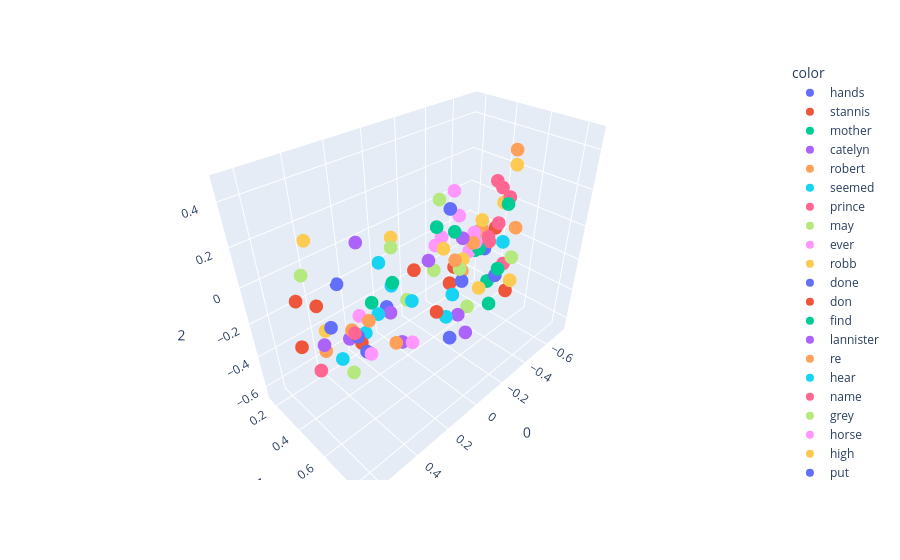

The notebook cell saved with this chart:
### Code cell
import plotly.express as px
fig = px.scatter_3d(X[200:300],x=0,y=1,z=2, color=y[200:300])
fig.show()

### Figure 1 — Plotly figure (JSON) as saved in the notebook; plotly's stock layout.template omitted (floating-point values rounded to 4 significant figures)
{"data": [{"hovertemplate": "color=hands<br>0=%{x}<br>1=%{y}<br>2=%{z}<extra></extra>", "legendgroup": "hands", "marker": {"color": "#636efa", "symbol": "circle"}, "mode": "markers", "name": "hands", "scene": "scene", "showlegend": true, "type": "scatter3d", "x": [0.2979], "y": [0.44], "z": [-0.4244]}, {"hovertemplate": "color=stannis<br>0=%{x}<br>1=%{y}<br>2=%{z}<extra></extra>", "legendgroup": "stannis", "marker": {"color": "#EF553B", "symbol": "circle"}, "mode": "markers", "name": "stannis", "scene": "scene", "showlegend": true, "type": "scatter3d", "x": [-0.4111], "y": [0.6043], "z": [0.02824]}, {"hovertemplate": "color=mother<br>0=%{x}<br>1=%{y}<br>2=%{z}<extra></extra>", "legendgroup": "mother", "marker": {"color": "#00cc96", "symbol": "circle"}, "mode": "markers", "name": "mother", "scene": "scene", "showlegend": true, "type": "scatter3d", "x": [-0.4593], "y": [0.4728], "z": [-0.1744]}, {"hovertemplate": "color=catelyn<br>0=%{x}<br>1=%{y}<br>2=%{z}<extra></extra>", "legendgroup": "catelyn", "marker": {"color": "#ab63fa", "symbol": "circle"}, "mode": "markers", "name": "catelyn", "scene": "scene", "showlegend": true, "type": "scatter3d", "x": [-0.2617], "y": [0.2929], "z": [-0.2424]}, {"hovertemplate": "color=robert<br>0=%{x}<br>1=%{y}<br>2=%{z}<extra></extra>", "legendgroup": "robert", "marker": {"color": "#FFA15A", "symbol": "circle"}, "mode": "markers", "name": "robert", "scene": "scene", "showlegend": true, "type": "scatter3d", "x": [-0.5285], "y": [0.4283], "z": [-0.1003]}, {"hovertemplate": "color=seemed<br>0=%{x}<br>1=%{y}<br>2=%{z}<extra></extra>", "legendgroup": "seemed", "marker": {"color": "#19d3f3", "symbol": "circle"}, "mode": "markers", "name": "seemed", "scene": "scene", "showlegend": true, "type": "scatter3d", "x": [-0.03185], "y": [0.404], "z": [-0.3248]}, {"hovertemplate": "color=prince<br>0=%{x}<br>1=%{y}<br>2=%{z}<extra></extra>", "legendgroup": "prince", "marker": {"color": "#FF6692", "symbol": "circle"}, "mode": "markers", "name": "prince", "scene": "scene", "showlegend": true, "type": "scatter3d", "x": [-0.5535], "y": [0.4137], "z": [-0.1262]}, {"hovertemplate": "color=may<br>0=%{x}<br>1=%{y}<br>2=%{z}<extra></extra>", "legendgroup": "may", "marker": {"color": "#B6E880", "symbol": "circle"}, "mode": "markers", "name": "may", "scene": "scene", "showlegend": true, "type": "scatter3d", "x": [-0.551], "y": [0.4525], "z": [-0.1605]}, {"hovertemplate": "color=ever<br>0=%{x}<br>1=%{y}<br>2=%{z}<extra></extra>", "legendgroup": "ever", "marker": {"color": "#FF97FF", "symbol": "circle"}, "mode": "markers", "name": "ever", "scene": "scene", "showlegend": true, "type": "scatter3d", "x": [-0.4544], "y": [0.4513], "z": [-0.1419]}, {"hovertemplate": "color=robb<br>0=%{x}<br>1=%{y}<br>2=%{z}<extra></extra>", "legendgroup": "robb", "marker": {"color": "#FECB52", "symbol": "circle"}, "mode": "markers", "name": "robb", "scene": "scene", "showlegend": true, "type": "scatter3d", "x": [-0.3881], "y": [0.425], "z": [-0.2303]}, {"hovertemplate": "color=done<br>0=%{x}<br>1=%{y}<br>2=%{z}<extra></extra>", "legendgroup": "done", "marker": {"color": "#636efa", "symbol": "circle"}, "mode": "markers", "name": "done", "scene": "scene", "showlegend": true, "type": "scatter3d", "x": [-0.4702], "y": [0.5832], "z": [-0.2969]}, {"hovertemplate": "color=don<br>0=%{x}<br>1=%{y}<br>2=%{z}<extra></extra>", "legendgroup": "don", "marker": {"color": "#EF553B", "symbol": "circle"}, "mode": "markers", "name": "don", "scene": "scene", "showlegend": true, "type": "scatter3d", "x": [-0.4609], "y": [0.3005], "z": [-0.3784]}, {"hovertemplate": "color=find<br>0=%{x}<br>1=%{y}<br>2=%{z}<extra></extra>", "legendgroup": "find", "marker": {"color": "#00cc96", "symbol": "circle"}, "mode": "markers", "name": "find", "scene": "scene", "showlegend": true, "type": "scatter3d", "x": [-0.3892], "y": [0.618], "z": [-0.4234]}, {"hovertemplate": "color=lannister<br>0=%{x}<br>1=%{y}<br>2=%{z}<extra></extra>", "legendgroup": "lannister", "marker": {"color": "#ab63fa", "symbol": "circle"}, "mode": "markers", "name": "lannister", "scene": "scene", "showlegend": true, "type": "scatter3d", "x": [-0.3988], "y": [0.409], "z": [-0.1116]}, {"hovertemplate": "color=re<br>0=%{x}<br>1=%{y}<br>2=%{z}<extra></extra>", "legendgroup": "re", "marker": {"color": "#FFA15A", "symbol": "circle"}, "mode": "markers", "name": "re", "scene": "scene", "showlegend": true, "type": "scatter3d", "x": [-0.3668], "y": [0.4403], "z": [-0.2885]}, {"hovertemplate": "color=hear<br>0=%{x}<br>1=%{y}<br>2=%{z}<extra></extra>", "legendgroup": "hear", "marker": {"color": "#19d3f3", "symbol": "circle"}, "mode": "markers", "name": "hear", "scene": "scene", "showlegend": true, "type": "scatter3d", "x": [-0.1874], "y": [0.4976], "z": [-0.4669]}, {"hovertemplate": "color=name<br>0=%{x}<br>1=%{y}<br>2=%{z}<extra></extra>", "legendgroup": "name", "marker": {"color": "#FF6692", "symbol": "circle"}, "mode": "markers", "name": "name", "scene": "scene", "showlegend": true, "type": "scatter3d", "x": [-0.5569], "y": [0.5667], "z": [-0.2719]}, {"hovertemplate": "color=grey<br>0=%{x}<br>1=%{y}<br>2=%{z}<extra></extra>", "legendgroup": "grey", "marker": {"color": "#B6E880", "symbol": "circle"}, "mode": "markers", "name": "grey", "scene": "scene", "showlegend": true, "type": "scatter3d", "x": [0.4574], "y": [0.229], "z": [-0.006144]}, {"hovertemplate": "color=horse<br>0=%{x}<br>1=%{y}<br>2=%{z}<extra></extra>", "legendgroup": "horse", "marker": {"color": "#FF97FF", "symbol": "circle"}, "mode": "markers", "name": "horse", "scene": "scene", "showlegend": true, "type": "scatter3d", "x": [0.3235], "y": [0.509], "z": [-0.3737]}, {"hovertemplate": "color=high<br>0=%{x}<br>1=%{y}<br>2=%{z}<extra></extra>", "legendgroup": "high", "marker": {"color": "#FECB52", "symbol": "circle"}, "mode": "markers", "name": "high", "scene": "scene", "showlegend": true, "type": "scatter3d", "x": [0.1696], "y": [0.5026], "z": [0.1808]}, {"hovertemplate": "color=put<br>0=%{x}<br>1=%{y}<br>2=%{z}<extra></extra>", "legendgroup": "put", "marker": {"color": "#636efa", "symbol": "circle"}, "mode": "markers", "name": "put", "scene": "scene", "showlegend": true, "type": "scatter3d", "x": [-0.2307], "y": [0.4899], "z": [-0.6491]}, {"hovertemplate": "color=stone<br>0=%{x}<br>1=%{y}<br>2=%{z}<extra></extra>", "legendgroup": "stone", "marker": {"color": "#EF553B", "symbol": "circle"}, "mode": "markers", "name": "stone", "scene": "scene", "showlegend": true, "type": "scatter3d", "x": [0.648], "y": [0.519], "z": [0.123]}, {"hovertemplate": "color=wine<br>0=%{x}<br>1=%{y}<br>2=%{z}<extra></extra>", "legendgroup": "wine", "marker": {"color": "#00cc96", "symbol": "circle"}, "mode": "markers", "name": "wine", "scene": "scene", "showlegend": true, "type": "scatter3d", "x": [0.09642], "y": [0.2392], "z": [-0.3576]}, {"hovertemplate": "color=hard<br>0=%{x}<br>1=%{y}<br>2=%{z}<extra></extra>", "legendgroup": "hard", "marker": {"color": "#ab63fa", "symbol": "circle"}, "mode": "markers", "name": "hard", "scene": "scene", "showlegend": true, "type": "scatter3d", "x": [0.33], "y": [0.3563], "z": [-0.3766]}, {"hovertemplate": "color=water<br>0=%{x}<br>1=%{y}<br>2=%{z}<extra></extra>", "legendgroup": "water", "marker": {"color": "#FFA15A", "symbol": "circle"}, "mode": "markers", "name": "water", "scene": "scene", "showlegend": true, "type": "scatter3d", "x": [0.5457], "y": [0.4998], "z": [-0.2091]}, {"hovertemplate": "color=upon<br>0=%{x}<br>1=%{y}<br>2=%{z}<extra></extra>", "legendgroup": "upon", "marker": {"color": "#19d3f3", "symbol": "circle"}, "mode": "markers", "name": "upon", "scene": "scene", "showlegend": true, "type": "scatter3d", "x": [0.1272], "y": [0.4401], "z": [-0.1244]}, {"hovertemplate": "color=fire<br>0=%{x}<br>1=%{y}<br>2=%{z}<extra></extra>", "legendgroup": "fire", "marker": {"color": "#FF6692", "symbol": "circle"}, "mode": "markers", "name": "fire", "scene": "scene", "showlegend": true, "type": "scatter3d", "x": [0.494], "y": [0.6473], "z": [-0.04801]}, {"hovertemplate": "color=iron<br>0=%{x}<br>1=%{y}<br>2=%{z}<extra></extra>", "legendgroup": "iron", "marker": {"color": "#B6E880", "symbol": "circle"}, "mode": "markers", "name": "iron", "scene": "scene", "showlegend": true, "type": "scatter3d", "x": [0.1912], "y": [0.5253], "z": [0.1518]}, {"hovertemplate": "color=until<br>0=%{x}<br>1=%{y}<br>2=%{z}<extra></extra>", "legendgroup": "until", "marker": {"color": "#FF97FF", "symbol": "circle"}, "mode": "markers", "name": "until", "scene": "scene", "showlegend": true, "type": "scatter3d", "x": [0.1154], "y": [0.5621], "z": [-0.4051]}, {"hovertemplate": "color=these<br>0=%{x}<br>1=%{y}<br>2=%{z}<extra></extra>", "legendgroup": "these", "marker": {"color": "#FECB52", "symbol": "circle"}, "mode": "markers", "name": "these", "scene": "scene", "showlegend": true, "type": "scatter3d", "x": [-0.4544], "y": [0.6602], "z": [0.3584]}, {"hovertemplate": "color=voice<br>0=%{x}<br>1=%{y}<br>2=%{z}<extra></extra>", "legendgroup": "voice", "marker": {"color": "#636efa", "symbol": "circle"}, "mode": "markers", "name": "voice", "scene": "scene", "showlegend": true, "type": "scatter3d", "x": [0.004248], "y": [0.2453], "z": [-0.4353]}, {"hovertemplate": "color=gone<br>0=%{x}<br>1=%{y}<br>2=%{z}<extra></extra>", "legendgroup": "gone", "marker": {"color": "#EF553B", "symbol": "circle"}, "mode": "markers", "name": "gone", "scene": "scene", "showlegend": true, "type": "scatter3d", "x": [-0.04629], "y": [0.5636], "z": [-0.3104]}, {"hovertemplate": "color=give<br>0=%{x}<br>1=%{y}<br>2=%{z}<extra></extra>", "legendgroup": "give", "marker": {"color": "#00cc96", "symbol": "circle"}, "mode": "markers", "name": "give", "scene": "scene", "showlegend": true, "type": "scatter3d", "x": [-0.5614], "y": [0.4662], "z": [-0.4439]}, {"hovertemplate": "color=sam<br>0=%{x}<br>1=%{y}<br>2=%{z}<extra></extra>", "legendgroup": "sam", "marker": {"color": "#ab63fa", "symbol": "circle"}, "mode": "markers", "name": "sam", "scene": "scene", "showlegend": true, "type": "scatter3d", "x": [0.04647], "y": [0.3253], "z": [-0.4023]}, {"hovertemplate": "color=better<br>0=%{x}<br>1=%{y}<br>2=%{z}<extra></extra>", "legendgroup": "better", "marker": {"color": "#FFA15A", "symbol": "circle"}, "mode": "markers", "name": "better", "scene": "scene", "showlegend": true, "type": "scatter3d", "x": [-0.44], "y": [0.447], "z": [-0.1411]}, {"hovertemplate": "color=seen<br>0=%{x}<br>1=%{y}<br>2=%{z}<extra></extra>", "legendgroup": "seen", "marker": {"color": "#19d3f3", "symbol": "circle"}, "mode": "markers", "name": "seen", "scene": "scene", "showlegend": true, "type": "scatter3d", "x": [-0.1303], "y": [0.5878], "z": [-0.2367]}, {"hovertemplate": "color=shall<br>0=%{x}<br>1=%{y}<br>2=%{z}<extra></extra>", "legendgroup": "shall", "marker": {"color": "#FF6692", "symbol": "circle"}, "mode": "markers", "name": "shall", "scene": "scene", "showlegend": true, "type": "scatter3d", "x": [-0.5137], "y": [0.4954], "z": [-0.1432]}, {"hovertemplate": "color=ned<br>0=%{x}<br>1=%{y}<br>2=%{z}<extra></extra>", "legendgroup": "ned", "marker": {"color": "#B6E880", "symbol": "circle"}, "mode": "markers", "name": "ned", "scene": "scene", "showlegend": true, "type": "scatter3d", "x": [-0.2706], "y": [0.3247], "z": [-0.294]}, {"hovertemplate": "color=always<br>0=%{x}<br>1=%{y}<br>2=%{z}<extra></extra>", "legendgroup": "always", "marker": {"color": "#FF97FF", "symbol": "circle"}, "mode": "markers", "name": "always", "scene": "scene", "showlegend": true, "type": "scatter3d", "x": [-0.4874], "y": [0.4118], "z": [-0.1139]}, {"hovertemplate": "color=years<br>0=%{x}<br>1=%{y}<br>2=%{z}<extra></extra>", "legendgroup": "years", "marker": {"color": "#FECB52", "symbol": "circle"}, "mode": "markers", "name": "years", "scene": "scene", "showlegend": true, "type": "scatter3d", "x": [-0.2906], "y": [0.6134], "z": [0.123]}, {"hovertemplate": "color=between<br>0=%{x}<br>1=%{y}<br>2=%{z}<extra></extra>", "legendgroup": "between", "marker": {"color": "#636efa", "symbol": "circle"}, "mode": "markers", "name": "between", "scene": "scene", "showlegend": true, "type": "scatter3d", "x": [0.4016], "y": [0.322], "z": [-0.2834]}, {"hovertemplate": "color=dark<br>0=%{x}<br>1=%{y}<br>2=%{z}<extra></extra>", "legendgroup": "dark", "marker": {"color": "#EF553B", "symbol": "circle"}, "mode": "markers", "name": "dark", "scene": "scene", "showlegend": true, "type": "scatter3d", "x": [0.5186], "y": [0.4299], "z": [-0.02571]}, {"hovertemplate": "color=place<br>0=%{x}<br>1=%{y}<br>2=%{z}<extra></extra>", "legendgroup": "place", "marker": {"color": "#00cc96", "symbol": "circle"}, "mode": "markers", "name": "place", "scene": "scene", "showlegend": true, "type": "scatter3d", "x": [-0.2256], "y": [0.7708], "z": [-0.03975]}, {"hovertemplate": "color=small<br>0=%{x}<br>1=%{y}<br>2=%{z}<extra></extra>", "legendgroup": "small", "marker": {"color": "#ab63fa", "symbol": "circle"}, "mode": "markers", "name": "small", "scene": "scene", "showlegend": true, "type": "scatter3d", "x": [0.252], "y": [0.3665], "z": [0.1324]}, {"hovertemplate": "color=cold<br>0=%{x}<br>1=%{y}<br>2=%{z}<extra></extra>", "legendgroup": "cold", "marker": {"color": "#FFA15A", "symbol": "circle"}, "mode": "markers", "name": "cold", "scene": "scene", "showlegend": true, "type": "scatter3d", "x": [0.3704], "y": [0.443], "z": [-0.2414]}, {"hovertemplate": "color=winterfell<br>0=%{x}<br>1=%{y}<br>2=%{z}<extra></extra>", "legendgroup": "winterfell", "marker": {"color": "#19d3f3", "symbol": "circle"}, "mode": "markers", "name": "winterfell", "scene": "scene", "showlegend": true, "type": "scatter3d", "x": [-0.3369], "y": [0.7072], "z": [0.02596]}, {"hovertemplate": "color=most<br>0=%{x}<br>1=%{y}<br>2=%{z}<extra></extra>", "legendgroup": "most", "marker": {"color": "#FF6692", "symbol": "circle"}, "mode": "markers", "name": "most", "scene": "scene", "showlegend": true, "type": "scatter3d", "x": [-0.449], "y": [0.5649], "z": [0.2502]}, {"hovertemplate": "color=hundred<br>0=%{x}<br>1=%{y}<br>2=%{z}<extra></extra>", "legendgroup": "hundred", "marker": {"color": "#B6E880", "symbol": "circle"}, "mode": "markers", "name": "hundred", "scene": "scene", "showlegend": true, "type": "scatter3d", "x": [0.01152], "y": [0.6275], "z": [0.3434]}, {"hovertemplate": "color=stood<br>0=%{x}<br>1=%{y}<br>2=%{z}<extra></extra>", "legendgroup": "stood", "marker": {"color": "#FF97FF", "symbol": "circle"}, "mode": "markers", "name": "stood", "scene": "scene", "showlegend": true, "type": "scatter3d", "x": [0.3084], "y": [0.4219], "z": [-0.2078]}, {"hovertemplate": "color=end<br>0=%{x}<br>1=%{y}<br>2=%{z}<extra></extra>", "legendgroup": "end", "marker": {"color": "#FECB52", "symbol": "circle"}, "mode": "markers", "name": "end", "scene": "scene", "showlegend": true, "type": "scatter3d", "x": [-0.09296], "y": [0.7745], "z": [-0.07573]}, {"hovertemplate": "color=sister<br>0=%{x}<br>1=%{y}<br>2=%{z}<extra></extra>", "legendgroup": "sister", "marker": {"color": "#636efa", "symbol": "circle"}, "mode": "markers", "name": "sister", "scene": "scene", "showlegend": true, "type": "scatter3d", "x": [-0.5977], "y": [0.4029], "z": [-0.2686]}, {"hovertemplate": "color=words<br>0=%{x}<br>1=%{y}<br>2=%{z}<extra></extra>", "legendgroup": "words", "marker": {"color": "#EF553B", "symbol": "circle"}, "mode": "markers", "name": "words", "scene": "scene", "showlegend": true, "type": "scatter3d", "x": [-0.2482], "y": [0.461], "z": [-0.2969]}, {"hovertemplate": "color=sea<br>0=%{x}<br>1=%{y}<br>2=%{z}<extra></extra>", "legendgroup": "sea", "marker": {"color": "#00cc96", "symbol": "circle"}, "mode": "markers", "name": "sea", "scene": "scene", "showlegend": true, "type": "scatter3d", "x": [0.1121], "y": [0.8038], "z": [0.3113]}, {"hovertemplate": "color=right<br>0=%{x}<br>1=%{y}<br>2=%{z}<extra></extra>", "legendgroup": "right", "marker": {"color": "#ab63fa", "symbol": "circle"}, "mode": "markers", "name": "right", "scene": "scene", "showlegend": true, "type": "scatter3d", "x": [0.1264], "y": [0.5007], "z": [-0.4362]}, {"hovertemplate": "color=nothing<br>0=%{x}<br>1=%{y}<br>2=%{z}<extra></extra>", "legendgroup": "nothing", "marker": {"color": "#FFA15A", "symbol": "circle"}, "mode": "markers", "name": "nothing", "scene": "scene", "showlegend": true, "type": "scatter3d", "x": [-0.2356], "y": [0.505], "z": [-0.126]}, {"hovertemplate": "color=walls<br>0=%{x}<br>1=%{y}<br>2=%{z}<extra></extra>", "legendgroup": "walls", "marker": {"color": "#19d3f3", "symbol": "circle"}, "mode": "markers", "name": "walls", "scene": "scene", "showlegend": true, "type": "scatter3d", "x": [0.42], "y": [0.7284], "z": [0.285]}, {"hovertemplate": "color=fingers<br>0=%{x}<br>1=%{y}<br>2=%{z}<extra></extra>", "legendgroup": "fingers", "marker": {"color": "#FF6692", "symbol": "circle"}, "mode": "markers", "name": "fingers", "scene": "scene", "showlegend": true, "type": "scatter3d", "x": [0.4801], "y": [0.3089], "z": [-0.5153]}, {"hovertemplate": "color=same<br>0=%{x}<br>1=%{y}<br>2=%{z}<extra></extra>", "legendgroup": "same", "marker": {"color": "#B6E880", "symbol": "circle"}, "mode": "markers", "name": "same", "scene": "scene", "showlegend": true, "type": "scatter3d", "x": [-0.2398], "y": [0.5329], "z": [-0.167]}, {"hovertemplate": "color=house<br>0=%{x}<br>1=%{y}<br>2=%{z}<extra></extra>", "legendgroup": "house", "marker": {"color": "#FF97FF", "symbol": "circle"}, "mode": "markers", "name": "house", "scene": "scene", "showlegend": true, "type": "scatter3d", "x": [-0.3132], "y": [0.4162], "z": [0.1941]}, {"hovertemplate": "color=cloak<br>0=%{x}<br>1=%{y}<br>2=%{z}<extra></extra>", "legendgroup": "cloak", "marker": {"color": "#FECB52", "symbol": "circle"}, "mode": "markers", "name": "cloak", "scene": "scene", "showlegend": true, "type": "scatter3d", "x": [0.4203], "y": [0.3014], "z": [-0.3036]}, {"hovertemplate": "color=young<br>0=%{x}<br>1=%{y}<br>2=%{z}<extra></extra>", "legendgroup": "young", "marker": {"color": "#636efa", "symbol": "circle"}, "mode": "markers", "name": "young", "scene": "scene", "showlegend": true, "type": "scatter3d", "x": [-0.4709], "y": [0.2501], "z": [-0.02698]}, {"hovertemplate": "color=beside<br>0=%{x}<br>1=%{y}<br>2=%{z}<extra></extra>", "legendgroup": "beside", "marker": {"color": "#EF553B", "symbol": "circle"}, "mode": "markers", "name": "beside", "scene": "scene", "showlegend": true, "type": "scatter3d", "x": [0.2703], "y": [0.3657], "z": [-0.4374]}, {"hovertemplate": "color=does<br>0=%{x}<br>1=%{y}<br>2=%{z}<extra></extra>", "legendgroup": "does", "marker": {"color": "#00cc96", "symbol": "circle"}, "mode": "markers", "name": "does", "scene": "scene", "showlegend": true, "type": "scatter3d", "x": [-0.6042], "y": [0.33], "z": [-0.3163]}, {"hovertemplate": "color=get<br>0=%{x}<br>1=%{y}<br>2=%{z}<extra></extra>", "legendgroup": "get", "marker": {"color": "#ab63fa", "symbol": "circle"}, "mode": "markers", "name": "get", "scene": "scene", "showlegend": true, "type": "scatter3d", "x": [-0.1993], "y": [0.6257], "z": [-0.5024]}, {"hovertemplate": "color=seven<br>0=%{x}<br>1=%{y}<br>2=%{z}<extra></extra>", "legendgroup": "seven", "marker": {"color": "#FFA15A", "symbol": "circle"}, "mode": "markers", "name": "seven", "scene": "scene", "showlegend": true, "type": "scatter3d", "x": [-0.3592], "y": [0.7187], "z": [0.4727]}, {"hovertemplate": "color=mouth<br>0=%{x}<br>1=%{y}<br>2=%{z}<extra></extra>", "legendgroup": "mouth", "marker": {"color": "#19d3f3", "symbol": "circle"}, "mode": "markers", "name": "mouth", "scene": "scene", "showlegend": true, "type": "scatter3d", "x": [0.3366], "y": [0.2814], "z": [-0.5591]}, {"hovertemplate": "color=watch<br>0=%{x}<br>1=%{y}<br>2=%{z}<extra></extra>", "legendgroup": "watch", "marker": {"color": "#FF6692", "symbol": "circle"}, "mode": "markers", "name": "watch", "scene": "scene", "showlegend": true, "type": "scatter3d", "x": [-0.3335], "y": [0.6242], "z": [0.01812]}, {"hovertemplate": "color=door<br>0=%{x}<br>1=%{y}<br>2=%{z}<extra></extra>", "legendgroup": "door", "marker": {"color": "#B6E880", "symbol": "circle"}, "mode": "markers", "name": "door", "scene": "scene", "showlegend": true, "type": "scatter3d", "x": [0.4415], "y": [0.5282], "z": [-0.392]}, {"hovertemplate": "color=joffrey<br>0=%{x}<br>1=%{y}<br>2=%{z}<extra></extra>", "legendgroup": "joffrey", "marker": {"color": "#FF97FF", "symbol": "circle"}, "mode": "markers", "name": "joffrey", "scene": "scene", "showlegend": true, "type": "scatter3d", "x": [-0.469], "y": [0.3982], "z": [-0.2292]}, {"hovertemplate": "color=green<br>0=%{x}<br>1=%{y}<br>2=%{z}<extra></extra>", "legendgroup": "green", "marker": {"color": "#FECB52", "symbol": "circle"}, "mode": "markers", "name": "green", "scene": "scene", "showlegend": true, "type": "scatter3d", "x": [0.4305], "y": [0.2534], "z": [0.1702]}, {"hovertemplate": "color=big<br>0=%{x}<br>1=%{y}<br>2=%{z}<extra></extra>", "legendgroup": "big", "marker": {"color": "#636efa", "symbol": "circle"}, "mode": "markers", "name": "big", "scene": "scene", "showlegend": true, "type": "scatter3d", "x": [0.2378], "y": [0.1566], "z": [-0.2075]}, {"hovertemplate": "color=under<br>0=%{x}<br>1=%{y}<br>2=%{z}<extra></extra>", "legendgroup": "under", "marker": {"color": "#EF553B", "symbol": "circle"}, "mode": "markers", "name": "under", "scene": "scene", "showlegend": true, "type": "scatter3d", "x": [0.5549], "y": [0.3097], "z": [-0.3103]}, {"hovertemplate": "color=few<br>0=%{x}<br>1=%{y}<br>2=%{z}<extra></extra>", "legendgroup": "few", "marker": {"color": "#00cc96", "symbol": "circle"}, "mode": "markers", "name": "few", "scene": "scene", "showlegend": true, "type": "scatter3d", "x": [0.002731], "y": [0.6055], "z": [0.2036]}, {"hovertemplate": "color=sent<br>0=%{x}<br>1=%{y}<br>2=%{z}<extra></extra>", "legendgroup": "sent", "marker": {"color": "#ab63fa", "symbol": "circle"}, "mode": "markers", "name": "sent", "scene": "scene", "showlegend": true, "type": "scatter3d", "x": [-0.2385], "y": [0.5356], "z": [-0.4605]}, {"hovertemplate": "color=perhaps<br>0=%{x}<br>1=%{y}<br>2=%{z}<extra></extra>", "legendgroup": "perhaps", "marker": {"color": "#FFA15A", "symbol": "circle"}, "mode": "markers", "name": "perhaps", "scene": "scene", "showlegend": true, "type": "scatter3d", "x": [-0.6969], "y": [0.5275], "z": [-0.1223]}, {"hovertemplate": "color=almost<br>0=%{x}<br>1=%{y}<br>2=%{z}<extra></extra>", "legendgroup": "almost", "marker": {"color": "#19d3f3", "symbol": "circle"}, "mode": "markers", "name": "almost", "scene": "scene", "showlegend": true, "type": "scatter3d", "x": [0.2155], "y": [0.3298], "z": [-0.4299]}, {"hovertemplate": "color=such<br>0=%{x}<br>1=%{y}<br>2=%{z}<extra></extra>", "legendgroup": "such", "marker": {"color": "#FF6692", "symbol": "circle"}, "mode": "markers", "name": "such", "scene": "scene", "showlegend": true, "type": "scatter3d", "x": [-0.6661], "y": [0.4413], "z": [0.09815]}, {"hovertemplate": "color=wanted<br>0=%{x}<br>1=%{y}<br>2=%{z}<extra></extra>", "legendgroup": "wanted", "marker": {"color": "#B6E880", "symbol": "circle"}, "mode": "markers", "name": "wanted", "scene": "scene", "showlegend": true, "type": "scatter3d", "x": [-0.4516], "y": [0.4203], "z": [-0.5947]}, {"hovertemplate": "color=daughter<br>0=%{x}<br>1=%{y}<br>2=%{z}<extra></extra>", "legendgroup": "daughter", "marker": {"color": "#FF97FF", "symbol": "circle"}, "mode": "markers", "name": "daughter", "scene": "scene", "showlegend": true, "type": "scatter3d", "x": [-0.5484], "y": [0.2486], "z": [-0.099]}, {"hovertemplate": "color=true<br>0=%{x}<br>1=%{y}<br>2=%{z}<extra></extra>", "legendgroup": "true", "marker": {"color": "#FECB52", "symbol": "circle"}, "mode": "markers", "name": "true", "scene": "scene", "showlegend": true, "type": "scatter3d", "x": [-0.7008], "y": [0.4323], "z": [-0.005855]}, {"hovertemplate": "color=while<br>0=%{x}<br>1=%{y}<br>2=%{z}<extra></extra>", "legendgroup": "while", "marker": {"color": "#636efa", "symbol": "circle"}, "mode": "markers", "name": "while", "scene": "scene", "showlegend": true, "type": "scatter3d", "x": [0.3551], "y": [0.4638], "z": [-0.2761]}, {"hovertemplate": "color=leave<br>0=%{x}<br>1=%{y}<br>2=%{z}<extra></extra>", "legendgroup": "leave", "marker": {"color": "#EF553B", "symbol": "circle"}, "mode": "markers", "name": "leave", "scene": "scene", "showlegend": true, "type": "scatter3d", "x": [-0.4929], "y": [0.6425], "z": [-0.3784]}, {"hovertemplate": "color=city<br>0=%{x}<br>1=%{y}<br>2=%{z}<extra></extra>", "legendgroup": "city", "marker": {"color": "#00cc96", "symbol": "circle"}, "mode": "markers", "name": "city", "scene": "scene", "showlegend": true, "type": "scatter3d", "x": [-0.1313], "y": [0.8605], "z": [0.3571]}, {"hovertemplate": "color=wind<br>0=%{x}<br>1=%{y}<br>2=%{z}<extra></extra>", "legendgroup": "wind", "marker": {"color": "#ab63fa", "symbol": "circle"}, "mode": "markers", "name": "wind", "scene": "scene", "showlegend": true, "type": "scatter3d", "x": [0.5766], "y": [0.5487], "z": [-0.1214]}, {"hovertemplate": "color=light<br>0=%{x}<br>1=%{y}<br>2=%{z}<extra></extra>", "legendgroup": "light", "marker": {"color": "#FFA15A", "symbol": "circle"}, "mode": "markers", "name": "light", "scene": "scene", "showlegend": true, "type": "scatter3d", "x": [0.3968], "y": [0.6114], "z": [-0.06624]}, {"hovertemplate": "color=arms<br>0=%{x}<br>1=%{y}<br>2=%{z}<extra></extra>", "legendgroup": "arms", "marker": {"color": "#19d3f3", "symbol": "circle"}, "mode": "markers", "name": "arms", "scene": "scene", "showlegend": true, "type": "scatter3d", "x": [0.1902], "y": [0.4091], "z": [-0.2756]}, {"hovertemplate": "color=children<br>0=%{x}<br>1=%{y}<br>2=%{z}<extra></extra>", "legendgroup": "children", "marker": {"color": "#FF6692", "symbol": "circle"}, "mode": "markers", "name": "children", "scene": "scene", "showlegend": true, "type": "scatter3d", "x": [-0.3923], "y": [0.6838], "z": [0.2291]}, {"hovertemplate": "color=herself<br>0=%{x}<br>1=%{y}<br>2=%{z}<extra></extra>", "legendgroup": "herself", "marker": {"color": "#B6E880", "symbol": "circle"}, "mode": "markers", "name": "herself", "scene": "scene", "showlegend": true, "type": "scatter3d", "x": [-0.06279], "y": [0.3339], "z": [-0.3744]}, {"hovertemplate": "color=sweet<br>0=%{x}<br>1=%{y}<br>2=%{z}<extra></extra>", "legendgroup": "sweet", "marker": {"color": "#FF97FF", "symbol": "circle"}, "mode": "markers", "name": "sweet", "scene": "scene", "showlegend": true, "type": "scatter3d", "x": [-0.4106], "y": [0.1988], "z": [-0.2565]}, {"hovertemplate": "color=others<br>0=%{x}<br>1=%{y}<br>2=%{z}<extra></extra>", "legendgroup": "others", "marker": {"color": "#FECB52", "symbol": "circle"}, "mode": "markers", "name": "others", "scene": "scene", "showlegend": true, "type": "scatter3d", "x": [-0.00139], "y": [0.6433], "z": [0.1116]}, {"hovertemplate": "color=lost<br>0=%{x}<br>1=%{y}<br>2=%{z}<extra></extra>", "legendgroup": "lost", "marker": {"color": "#636efa", "symbol": "circle"}, "mode": "markers", "name": "lost", "scene": "scene", "showlegend": true, "type": "scatter3d", "x": [-0.2521], "y": [0.5396], "z": [-0.2441]}, {"hovertemplate": "color=theon<br>0=%{x}<br>1=%{y}<br>2=%{z}<extra></extra>", "legendgroup": "theon", "marker": {"color": "#EF553B", "symbol": "circle"}, "mode": "markers", "name": "theon", "scene": "scene", "showlegend": true, "type": "scatter3d", "x": [-0.2021], "y": [0.2413], "z": [-0.3009]}, {"hovertemplate": "color=each<br>0=%{x}<br>1=%{y}<br>2=%{z}<extra></extra>", "legendgroup": "each", "marker": {"color": "#00cc96", "symbol": "circle"}, "mode": "markers", "name": "each", "scene": "scene", "showlegend": true, "type": "scatter3d", "x": [0.2261], "y": [0.5665], "z": [0.01138]}, {"hovertemplate": "color=felt<br>0=%{x}<br>1=%{y}<br>2=%{z}<extra></extra>", "legendgroup": "felt", "marker": {"color": "#ab63fa", "symbol": "circle"}, "mode": "markers", "name": "felt", "scene": "scene", "showlegend": true, "type": "scatter3d", "x": [0.1642], "y": [0.28], "z": [-0.6399]}, {"hovertemplate": "color=side<br>0=%{x}<br>1=%{y}<br>2=%{z}<extra></extra>", "legendgroup": "side", "marker": {"color": "#FFA15A", "symbol": "circle"}, "mode": "markers", "name": "side", "scene": "scene", "showlegend": true, "type": "scatter3d", "x": [0.2903], "y": [0.6489], "z": [-0.2333]}, {"hovertemplate": "color=yes<br>0=%{x}<br>1=%{y}<br>2=%{z}<extra></extra>", "legendgroup": "yes", "marker": {"color": "#19d3f3", "symbol": "circle"}, "mode": "markers", "name": "yes", "scene": "scene", "showlegend": true, "type": "scatter3d", "x": [-0.7354], "y": [0.2402], "z": [-0.2849]}, {"hovertemplate": "color=brothers<br>0=%{x}<br>1=%{y}<br>2=%{z}<extra></extra>", "legendgroup": "brothers", "marker": {"color": "#FF6692", "symbol": "circle"}, "mode": "markers", "name": "brothers", "scene": "scene", "showlegend": true, "type": "scatter3d", "x": [-0.3135], "y": [0.6907], "z": [0.1287]}, {"hovertemplate": "color=best<br>0=%{x}<br>1=%{y}<br>2=%{z}<extra></extra>", "legendgroup": "best", "marker": {"color": "#B6E880", "symbol": "circle"}, "mode": "markers", "name": "best", "scene": "scene", "showlegend": true, "type": "scatter3d", "x": [-0.4977], "y": [0.6553], "z": [-0.1607]}, {"hovertemplate": "color=very<br>0=%{x}<br>1=%{y}<br>2=%{z}<extra></extra>", "legendgroup": "very", "marker": {"color": "#FF97FF", "symbol": "circle"}, "mode": "markers", "name": "very", "scene": "scene", "showlegend": true, "type": "scatter3d", "x": [-0.3505], "y": [0.302], "z": [-0.13]}, {"hovertemplate": "color=die<br>0=%{x}<br>1=%{y}<br>2=%{z}<extra></extra>", "legendgroup": "die", "marker": {"color": "#FECB52", "symbol": "circle"}, "mode": "markers", "name": "die", "scene": "scene", "showlegend": true, "type": "scatter3d", "x": [-0.4608], "y": [0.6859], "z": [-0.2714]}], "layout": {"legend": {"title": {"text": "color"}, "tracegroupgap": 0}, "margin": {"t": 60}, "scene": {"domain": {"x": [0, 1], "y": [0, 1]}, "xaxis": {"title": {"text": "0"}}, "yaxis": {"title": {"text": "1"}}, "zaxis": {"title": {"text": "2"}}}}}
